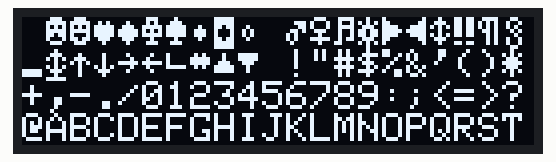
Simulated run of this sketch. Board: Arduino Uno, built with avr-gcc and run on an emulated ATmega328P. Parts: 128×32 one-colour display. The display library's start-up logo is not drawn.

Above: at 4.1 s.

The sketch:

0.91.ino
```cpp
  // put your setup code here, to run once:
#include <Wire.h>
#include <Adafruit_GFX.h>
#include <Adafruit_SSD1306.h>

#define SCREEN_WIDTH 128 // OLED display width, in pixels
#define SCREEN_HEIGHT 32 // OLED display height, in pixels

// Declaration for an SSD1306 display connected to I2C (SDA, SCL pins)
#define OLED_RESET     4 // Reset pin # (or -1 if sharing Arduino reset pin)
Adafruit_SSD1306 display(SCREEN_WIDTH, SCREEN_HEIGHT, &Wire, OLED_RESET);

#define NUMFLAKES     40 // Number of snowflakes in the animation example

#define LOGO_HEIGHT   16
#define LOGO_WIDTH    16
static const unsigned char PROGMEM logo_bmp[] =
{ B00000000, B11000000,
  B00000001, B11000000,
  B00000001, B11000000,
  B00000011, B11100000,
  B11110011, B11100000,
  B11111110, B11111000,
  B01111110, B11111111,
  B00110011, B10011111,
  B00011111, B11111100,
  B00001101, B01110000,
  B00011011, B10100000,
  B00111111, B11100000,
  B00111111, B11110000,
  B01111100, B11110000,
  B01110000, B01110000,
  B00000000, B00110000 };

 void setup() {
  Serial.begin(9600);
  if(!display.begin(SSD1306_SWITCHCAPVCC, 0x3C)) { // Address 0x3C for 128x32
    Serial.println(F("SSD1306 allocation failed"));
    for(;;); // Don't proceed, loop forever
  }
  display.display();
  delay(2000); // Pause for 2 seconds
  display.clearDisplay();
  display.drawPixel(10, 10, SSD1306_WHITE);
  display.display();
  delay(2000);
}

void loop() {
  // put your main code here, to run repeatedly:
display.clearDisplay();

  display.setTextSize(1);      // Normal 1:1 pixel scale
  display.setTextColor(SSD1306_WHITE); // Draw white text
  display.setCursor(0, 0);     // Start at top-left corner
  display.cp437(true);         // Use full 256 char 'Code Page 437' font

  // Not all the characters will fit on the display. This is normal.
  // Library will draw what it can and the rest will be clipped.
  for(int16_t i=0; i<256; i++) {
    if(i == '\n') display.write(' ');
    else          display.write(i);
  }

  display.display();
  delay(5000);
  display.clearDisplay();
}
```
